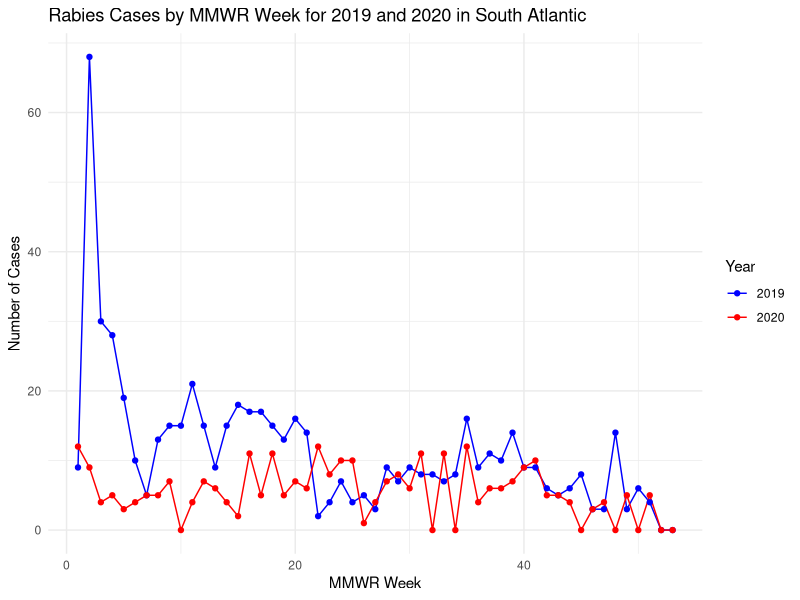
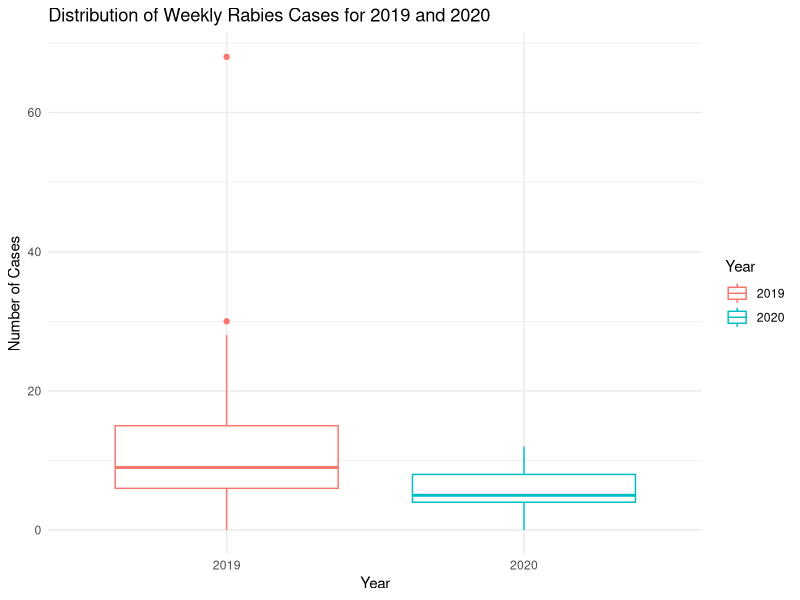
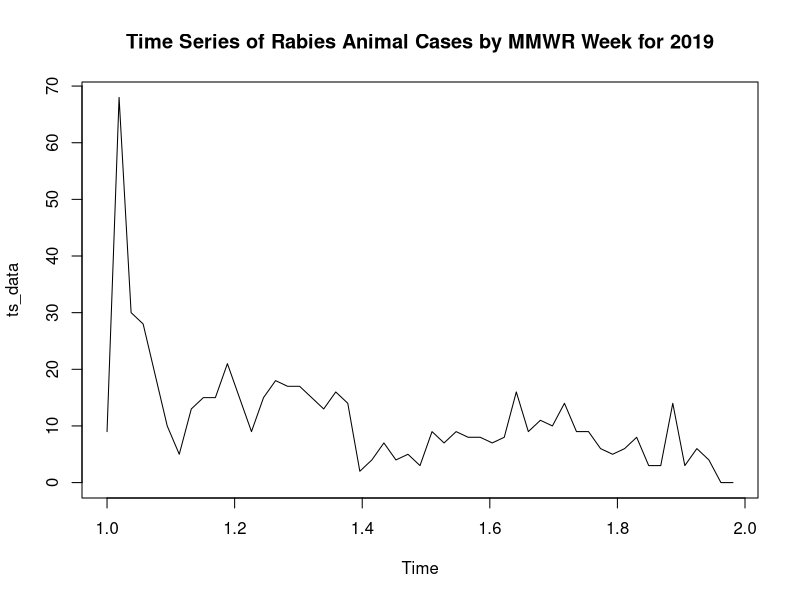
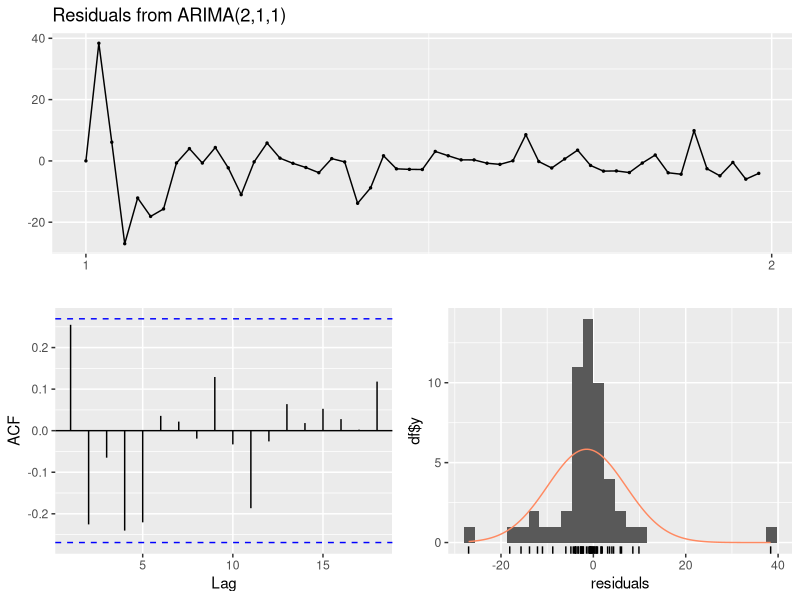
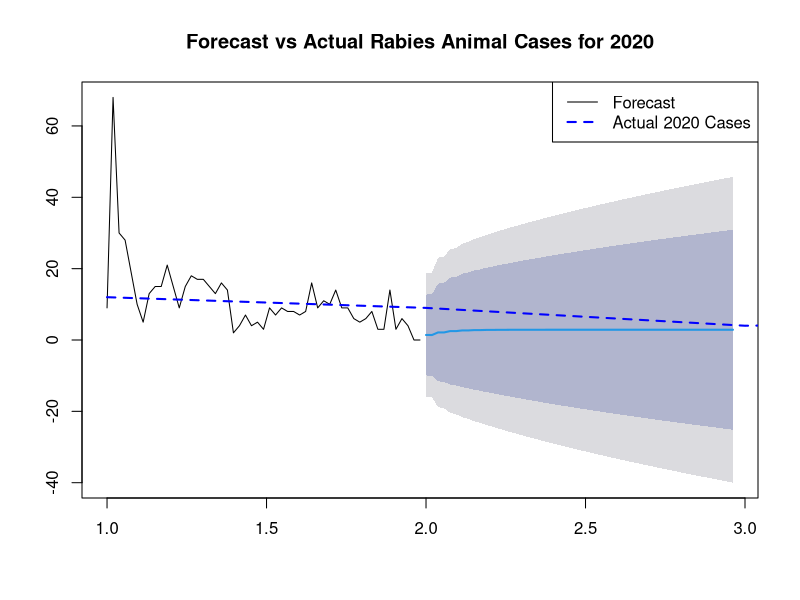

The R source for these figures, in order:
## ---- chunk 1
rm(list = ls())

library(here)
library(readr)
library(dplyr)
library(tidyr)
library(ggplot2)
library(forecast)

# Read the CSV file using here()
rabies2020 <- read_csv(here("cdcdata-exercise", "Rabies2020.csv"))

# Now apply your renaming and cleaning
names(rabies2020) <- gsub("[^[:alnum:] ]", "", names(rabies2020))
names(rabies2020) <- gsub(" ", "_", names(rabies2020))

rabies2020_cleaned <- rabies2020

# Check the column names
print(names(rabies2020_cleaned))

## ---- chunk 2
head(rabies2020)
print(names(rabies2020))
## ---- chunk 3
# the column names have special characters that I will remove
#names(rabies2020) <- gsub("[^[:alnum:] ]", "", names(rabies2020))
#names(rabies2020) <- gsub(" ", "_", names(rabies2020))
#print(names(rabies2020))
## ---- chunk 4
#now select the variables we will need
rabies2020_selected <- rabies2020_cleaned %>%
  select(
    Reporting_Area, 
    MMWR_Week,      
    Rabies_Animal_Current_week,  
    Rabies_Animal_Cum_2019,      
    Location_1,    
    Location_2
  ) %>%
# Some of the count data has missing values.
# these can be replaced with zeros
# Replace NA values with 0
 mutate(
    Rabies_Animal_Current_week = replace_na(Rabies_Animal_Current_week, 0),
    Rabies_Animal_Cum_2019 = replace_na(Rabies_Animal_Cum_2019, 0)
 )
print(names(rabies2020_selected))

## ---- chunk 5
# Focus on South Atlantic state for the rest of the analysis
south_atlantic_data <- rabies2020_selected %>%
  filter(Location_2 == "SOUTH ATLANTIC") %>%

# Calculate incident cases for 2019
  arrange(Reporting_Area, MMWR_Week) %>%
  group_by(Reporting_Area) %>%
  mutate(Incident_Cases_2019 = Rabies_Animal_Cum_2019 - lag(Rabies_Animal_Cum_2019, default = 0)) %>%
  ungroup()
str(south_atlantic_data)
## ---- chunk 6
# Prepare data for graphing: Pivot to long format for both 2019 and 2020
south_atlantic_long <- south_atlantic_data %>%
  # Ensure MMWR_Week and Reporting_Area are retained for grouping in the long format
  pivot_longer(cols = c(Incident_Cases_2019, Rabies_Animal_Current_week), 
               names_to = "Year", 
               values_to = "Cases") %>%
  # Correct the Year column to reflect actual years
  mutate(Year = recode(Year, 
                       Incident_Cases_2019 = "2019", 
                       Rabies_Animal_Current_week = "2020"))
head(south_atlantic_long)

# Graph the incident animal cases from 2019 and 2020 by MMWR week
ggplot(south_atlantic_long, aes(x = MMWR_Week, y = Cases, color = Year, group = Year)) +
  geom_line() +
  geom_point() +
  theme_minimal() +
  labs(title = "Rabies Cases by MMWR Week for 2019 and 2020 in South Atlantic",
       x = "MMWR Week",
       y = "Number of Cases",
       color = "Year") +
  scale_color_manual(values = c("2019" = "blue", "2020" = "red"))
## ---- chunk 7
# Lets compare the two years with a box plot
ggplot(south_atlantic_long, aes(x = Year, y = Cases, color = Year)) +
  geom_boxplot() +
  theme_minimal() +
  labs(title = "Distribution of Weekly Rabies Cases for 2019 and 2020",
       x = "Year",
       y = "Number of Cases")
## ---- chunk 8
# Prepare the time series data
time_series_data <- south_atlantic_data %>%
  select(MMWR_Week, Incident_Cases_2019) %>%
  mutate(MMWR_Week = as.Date(paste0("2020-", MMWR_Week, "-1"), format = "%Y-%U-%u"))

# Convert to time series object
ts_data <- ts(time_series_data$Incident_Cases_2019, frequency = 53)

# Time Series Visualization
plot(ts_data, main = "Time Series of Rabies Animal Cases by MMWR Week for 2019")

# Modeling (Auto ARIMA)
arima_model <- auto.arima(ts_data)

# Diagnostic Checking
checkresiduals(arima_model)

# The Ljung-Box test examined the residuals from an ARIMA(2,1,1) model 
#to see if they are correlated with each other. The test statistic (Q*) 
#was 16.92 with 8 degrees of freedom, resulting in a p-value of 0.03096. 
#This suggests that there is evidence of autocorrelation in the residuals, 
#indicating that the ARIMA model may not fully capture the underlying patterns 
#in the data.

# Forecasting
forecast_values <- forecast(arima_model, h = 52)

# Plot Forecast
#plot(forecast_values, main = "Forecast of Rabies Animal Cases for the Next 52 Weeks")

# Plot Forecast and Actual 2020 Cases
# Assuming you have the actual 2020 cases data stored in a variable called actual_2020_cases

# Plot Forecast and Actual 2020 Cases
plot(forecast_values, main = "Forecast vs Actual Rabies Animal Cases for 2020")
lines(south_atlantic_data$Rabies_Animal_Current_week, col = "blue", lty = 2, lwd = 2)  # Add actual 2020 cases to the plot

# Add legend
legend("topright", legend = c("Forecast", "Actual 2020 Cases"), col = c("black", "blue"), lty = c(1, 2), lwd = c(1, 2))
